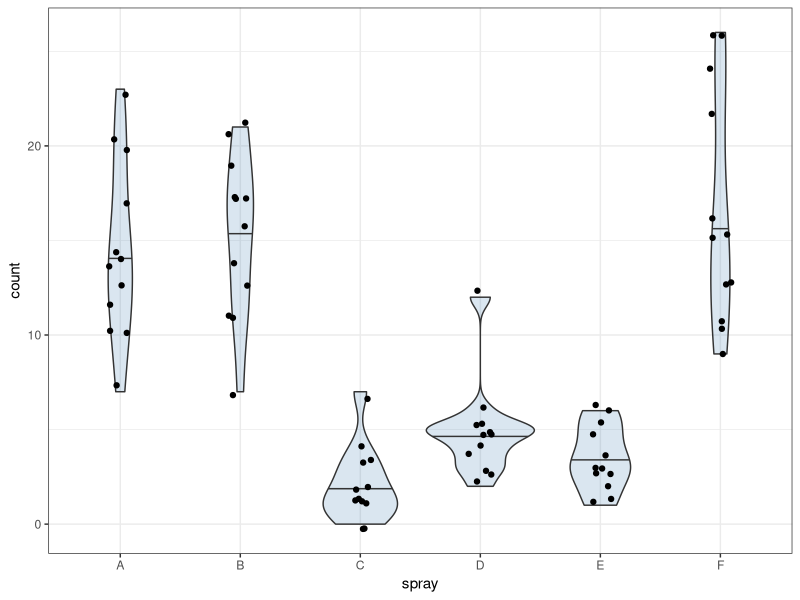

The R source for this figure:
# To complete the following exercises, you must use either base R or tidyverse functions.  
# Manual searching or hard-coding answers will not be graded.

library(tidyverse)

# sampling ----------------------------------------------------------------

# GUIDE:
# The original `iris` dataset has 150 observations, with 50 samples per species.
# Convert the base R `iris` dataframe to a tibble for easier manipulation.
df_iris <- as_tibble(iris)

# Using `nrow(df_iris)` will confirm there are 150 rows.
nrow(df_iris) # return 150

# Using `group_by()` will confirm there are 50 rows for each species.
df_iris %>% 
  group_by(Species) %>% 
  summarize(n_sample = n()) # return n_sample = 50 each

# The function `sample_n(size = 3)` randomly selects 3 observations from the dataset. 
# When applied after `filter(Species == XX)`, it samples 3 observations from a given species.
df_s3 <- df_iris %>% 
  filter(Species == "versicolor") %>% 
  sample_n(size = 3)

# You can take the mean of a selected column using `pull()` and `mean()`
df_s3 %>% 
  pull(Petal.Width) %>% 
  mean()

# Questions:
# 1. Create a `for` loop (with loop index `i`) to perform the following steps for 100 iterations:
#    a. Randomly sample 5 individuals of "versicolor".
#    b. Calculate the mean of their "Petal.Width" values.
#    c. Assign the result to `mu5[i]`. 
#       (Hint: initialize an empty object `mu5` before starting the loop.)
#    This procedure will yield 100 estimates of the mean Petal.Width from 5 individuals.

mu5 <- numeric(100)
mu20 <- numeric(100)

for(i in 1:100) {
  mu5[i] <- df_iris %>%
    filter(Species == "versicolor") %>%
    sample_n(size = 5) %>%
    pull(Petal.Width) %>%
           mean()
}

# 2. Calculate the standard deviation of `mu5` and assign it to `s_mu5`.

s_mu5 <- sd(mu5)

# 3. Repeat step 1 but sample 20 individuals in each iteration, and assign the results to `mu20`.

for(i in 1:100) {
  mu20[i] <- df_iris %>%
    filter(Species == "versicolor") %>%
    sample_n(size = 20) %>%
    pull(Petal.Width) %>%
    mean()
}

# 4. Calculate the standard deviation of `mu20` and assign it to `s_mu20`.
#    Verify that `s_mu20` is smaller than `s_mu5` by printing the comparison (`s_mu20 < s_mu5`)

s_mu20 <- sd(mu20)
s_mu20 < s_mu5

# probability density -----------------------------------------------------

# GUIDE:
# For continuous variables (e.g., body length), we use a probability density function (PDF) 
# to describe how values are distributed and how likely different values are.
# R provides built-in functions to work with probability distributions:
# - Probability Density Functions (PDF) for evaluating how likely a value is.
# - Cumulative Distribution Functions (CDF) for evaluating the probability 
#   that a value is less than or equal to a given number.
# These functions are available for many common distributions (e.g., normal).

# `dnorm(x = 1, mean = 0, sd = 1)` calculates the probability density of x = 1 
# for a normal distribution with mean = 0 and standard deviation = 1.
# Probability density tells us how "likely" a value is relative to other values.
# In this example, x = 1 is more likely than x = 2 under this distribution.

dnorm(x = 1, mean = 0, sd = 1)  # returns 0.2419707
dnorm(x = 2, mean = 0, sd = 1)  # returns 0.05399097

# `pnorm(q = 1, mean = 0, sd = 1)` calculates the probability (not probability density!) of x <= 1
# for a normal distribution with mean = 0 and standard deviation = 1.
pnorm(q = 1, mean = 0, sd = 1) # returns 0.8413447
pnorm(q = 0, mean = 0, sd = 1) # returns 0.5

# Questions:
# 1. Calculate the probability that 0 < x <= 10 for a normal distribution with mean = 5 and sd = 3.
#    Hint: Use `pnorm()` function and subtract P(x <= 0) from P(x <= 10).

p1 <- pnorm(q = 10, mean = 5, sd = 3) - pnorm(q = 0, mean = 5, sd = 3) 

# 2. Calculate the probability that 0 < x <= 10 for a normal distribution with mean = -5 and sd = 3.
#    Hint: Use `pnorm()` function and subtract P(x <= 0) from P(x <= 10).

p2 <- pnorm(q = 10, mean = -5, sd = 3) - pnorm(q = 0, mean = -5, sd = 3)

# t-test ------------------------------------------------------------------

# GUIDE:
# The `t.test()` function in R can perform a t-test with two options for handling variances: `var.equal = TRUE` or `FALSE`.
# - If the equal-variance assumption holds, using `var.equal = TRUE` can increase the power to detect a true difference.
# - If the assumption is seriously violated, using `var.equal = TRUE` may produce incorrect or misleading results.
# Even though both options can give similar results in many cases, it is important to understand the assumptions behind each test.

# Questions:
# 1. Using the `df_iris` dataset, calculate the variance of "Petal.Length" for each species.
#    (Hint: use `group_by()` and `summarize()` from dplyr.)

df_iris %>%
  group_by(Species) %>%
  summarize(
    var_pl = var(Petal.Length)
  )

# 2. Perform a t-test comparing "Petal.Length" between "setosa" and "versicolor".
#    Choose the appropriate `var.equal` option depending on whether the SDs appear equal.

x <- df_iris %>%
  filter(Species == "setosa") %>%
  pull(Petal.Length)

y <- df_iris %>%
  filter(Species == "versicolor") %>%
  pull(Petal.Length)

t.test(x, y, var.equal = FALSE)

# anova -------------------------------------------------------------------

# GUIDE:
# The `aov()` function in R can be used to perform ANOVA.
# The built-in dataset `InsectSprays` provides a useful example.
# It contains insect count data for different types of insect sprays.

df_insect <- as_tibble(InsectSprays)

# Questions:
# 1. Using the `df_insect` dataset, create a plot to visualize the distribution of insect counts for each spray type.
#    - Use a violin plot to show the distribution and include the median (y = count, x = spray).
#    - Add individual data points with a small horizontal jitter for clarity.

df_insect %>%
  ggplot(aes(x = spray,
             y = count)) +
  geom_violin(draw_quantiles = 0.5,
              alpha = 0.2,
              fill = "steelblue") +
  geom_jitter(width = 0.1) +
  theme_bw()

# Question:
# 2. Using the `df_insect` dataset, perform a one-way ANOVA to test whether insect counts differ among spray types.
#    - Use the `aov()` function and display the summary of the model with `summary()`.
#    - Report if there was a significant difference between spray groups.

m <- aov(count ~ spray, 
         data = df_insect)

summary (m)

# Based on the summary statistics, the p-value #(Pr(>F)) is significant
# with a value of <2e-16